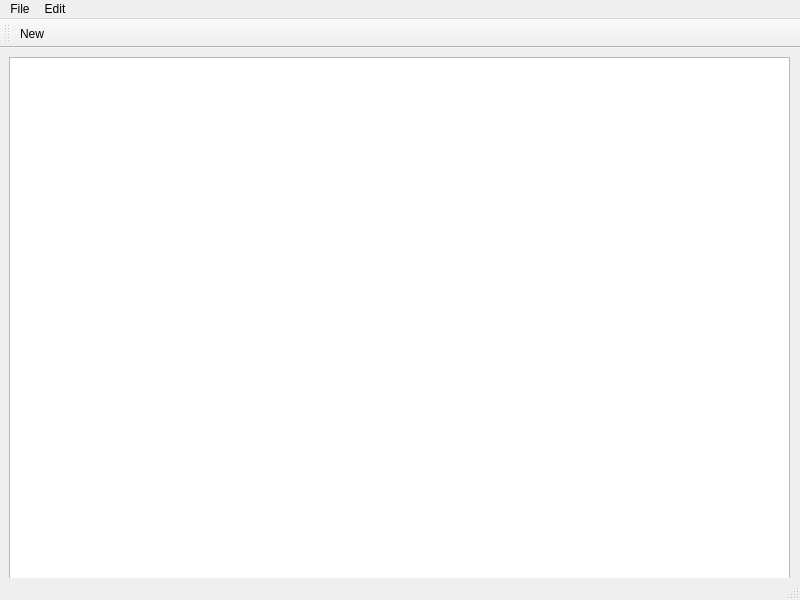
<?xml version="1.0" encoding="UTF-8"?>
<ui version="4.0">
 <class>MainWindow</class>
 <widget class="QMainWindow" name="MainWindow">
  <property name="geometry">
   <rect>
    <x>0</x>
    <y>0</y>
    <width>800</width>
    <height>600</height>
   </rect>
  </property>
  <property name="windowTitle">
   <string>MainWindow</string>
  </property>
  <widget class="QWidget" name="centralwidget">
   <widget class="QWidget" name="verticalLayoutWidget">
    <property name="geometry">
     <rect>
      <x>9</x>
      <y>9</y>
      <width>781</width>
      <height>531</height>
     </rect>
    </property>
    <layout class="QVBoxLayout" name="verticalLayout">
     <item>
      <widget class="QTextEdit" name="textEdit"/>
     </item>
    </layout>
   </widget>
  </widget>
  <widget class="QMenuBar" name="menubar">
   <property name="geometry">
    <rect>
     <x>0</x>
     <y>0</y>
     <width>800</width>
     <height>22</height>
    </rect>
   </property>
   <widget class="QMenu" name="menuFile">
    <property name="title">
     <string>File</string>
    </property>
    <addaction name="actionNew"/>
    <addaction name="actionOpen"/>
    <addaction name="actionSave_As"/>
    <addaction name="actionPrint"/>
    <addaction name="actionExit"/>
   </widget>
   <widget class="QMenu" name="menuEdit">
    <property name="title">
     <string>Edit</string>
    </property>
    <addaction name="actionCopy"/>
    <addaction name="actionPaste"/>
    <addaction name="actionCut"/>
    <addaction name="actionUndo"/>
    <addaction name="actionRedo"/>
   </widget>
   <addaction name="menuFile"/>
   <addaction name="menuEdit"/>
  </widget>
  <widget class="QStatusBar" name="statusbar"/>
  <widget class="QToolBar" name="toolBar">
   <property name="windowTitle">
    <string>toolBar</string>
   </property>
   <attribute name="toolBarArea">
    <enum>TopToolBarArea</enum>
   </attribute>
   <attribute name="toolBarBreak">
    <bool>false</bool>
   </attribute>
   <addaction name="actionNew"/>
  </widget>
  <action name="actionNew">
   <property name="icon">
    <iconset resource="Resources.qrc">
     <normaloff>:/imgs/New.bmp</normaloff>:/imgs/New.bmp</iconset>
   </property>
   <property name="text">
    <string>New</string>
   </property>
  </action>
  <action name="actionOpen">
   <property name="icon">
    <iconset resource="Resources.qrc">
     <normaloff>:/imgs/Open.bmp</normaloff>:/imgs/Open.bmp</iconset>
   </property>
   <property name="text">
    <string>Open</string>
   </property>
  </action>
  <action name="actionSave_As">
   <property name="icon">
    <iconset>
     <normalon>:/imgs/Save.bmp</normalon>
    </iconset>
   </property>
   <property name="text">
    <string>Save As</string>
   </property>
  </action>
  <action name="actionPrint">
   <property name="text">
    <string>Print</string>
   </property>
  </action>
  <action name="actionExit">
   <property name="text">
    <string>Exit</string>
   </property>
  </action>
  <action name="actionCopy">
   <property name="text">
    <string>Copy</string>
   </property>
  </action>
  <action name="actionPaste">
   <property name="text">
    <string>Paste</string>
   </property>
  </action>
  <action name="actionCut">
   <property name="text">
    <string>Cut</string>
   </property>
  </action>
  <action name="actionUndo">
   <property name="text">
    <string>Undo</string>
   </property>
  </action>
  <action name="actionRedo">
   <property name="text">
    <string>Redo</string>
   </property>
  </action>
 </widget>
 <resources>
  <include location="Resources.qrc"/>
 </resources>
 <connections/>
</ui>
